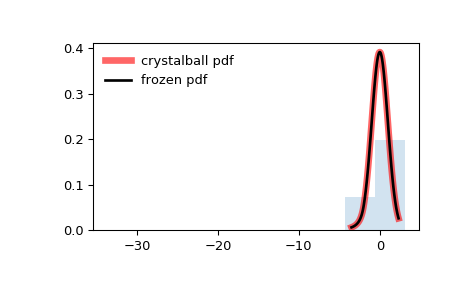

Source code (Python):
from scipy.stats import crystalball
import matplotlib.pyplot as plt
fig, ax = plt.subplots(1, 1)

# Calculate a few first moments:

beta, m = 2, 3
mean, var, skew, kurt = crystalball.stats(beta, m, moments='mvsk')

# Display the probability density function (``pdf``):

x = np.linspace(crystalball.ppf(0.01, beta, m),
                crystalball.ppf(0.99, beta, m), 100)
ax.plot(x, crystalball.pdf(x, beta, m),
       'r-', lw=5, alpha=0.6, label='crystalball pdf')

# Alternatively, the distribution object can be called (as a function)
# to fix the shape, location and scale parameters. This returns a "frozen"
# RV object holding the given parameters fixed.

# Freeze the distribution and display the frozen ``pdf``:

rv = crystalball(beta, m)
ax.plot(x, rv.pdf(x), 'k-', lw=2, label='frozen pdf')

# Check accuracy of ``cdf`` and ``ppf``:

vals = crystalball.ppf([0.001, 0.5, 0.999], beta, m)
np.allclose([0.001, 0.5, 0.999], crystalball.cdf(vals, beta, m))
# True

# Generate random numbers:

r = crystalball.rvs(beta, m, size=1000)

# And compare the histogram:

ax.hist(r, density=True, histtype='stepfilled', alpha=0.2)
ax.legend(loc='best', frameon=False)
plt.show()
